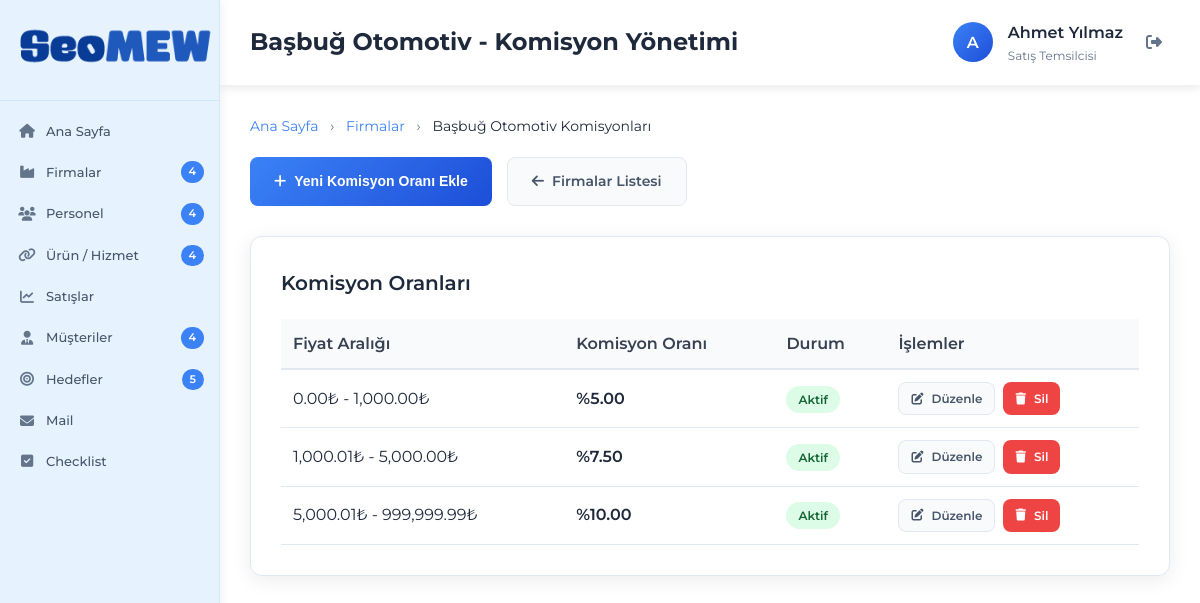
/firma-komisyon.php?firma_id=1 (signed in), run on the app's committed database.
### tables this page shows
CREATE TABLE IF NOT EXISTS firmalar (
    id INT AUTO_INCREMENT PRIMARY KEY,
    firma_adi VARCHAR(255) NOT NULL,
    durum ENUM('aktif', 'pasif') DEFAULT 'aktif',
    son_guncelleme TIMESTAMP DEFAULT CURRENT_TIMESTAMP ON UPDATE CURRENT_TIMESTAMP,
    olusturma_tarihi TIMESTAMP DEFAULT CURRENT_TIMESTAMP
);

CREATE TABLE IF NOT EXISTS firma_komisyon (
    id INT AUTO_INCREMENT PRIMARY KEY,
    firma_id INT NOT NULL,
    min_fiyat DECIMAL(10,2) NOT NULL,
    max_fiyat DECIMAL(10,2) NOT NULL,
    komisyon_orani DECIMAL(5,2) NOT NULL,
    durum ENUM('aktif', 'pasif') DEFAULT 'aktif',
    olusturma_tarihi TIMESTAMP DEFAULT CURRENT_TIMESTAMP,
    son_guncelleme TIMESTAMP DEFAULT CURRENT_TIMESTAMP ON UPDATE CURRENT_TIMESTAMP,
    FOREIGN KEY (firma_id) REFERENCES firmalar(id) ON DELETE CASCADE
);

### config/database.php (called while the page is built, shortened)
<?php
class Database {
    private $connection;
    private static $instance = null;
    private function __construct() {
        try {
            $dsn = "mysql:host=" . DB_HOST . ";dbname=" . DB_NAME . ";charset=" . DB_CHARSET;
            $this->connection = new PDO($dsn, DB_USER, DB_PASS, [
                PDO::ATTR_ERRMODE => PDO::ERRMODE_EXCEPTION,
                PDO::ATTR_DEFAULT_FETCH_MODE => PDO::FETCH_ASSOC,
                PDO::ATTR_EMULATE_PREPARES => false,
            ]);
            $this->connection->exec("SET NAMES utf8mb4 COLLATE utf8mb4_unicode_ci");
            $this->connection->exec("SET CHARACTER SET utf8mb4");
        } catch (PDOException $e) {
            die("Veritabanı bağlantı hatası: " . $e->getMessage());
        }
    }
    public static function getInstance() {
        if (self::$instance === null) {
            self::$instance = new self();
        }
        return self::$instance;
    }
    public function select($table, $where = [], $orderBy = null, $limit = null) {
        $sql = "SELECT * FROM $table";
        $params = [];
        if (!empty($where)) {
            $conditions = [];
            foreach ($where as $key => $value) {
                $conditions[] = "$key = :$key";
                $params[$key] = $value;
            }
            $sql .= " WHERE " . implode(' AND ', $conditions);
        }
        if ($orderBy) {
            $sql .= " ORDER BY $orderBy";
        }
        $stmt = $this->connection->prepare($sql);
        $stmt->execute($params);
        return $stmt->fetchAll();
    }
    public function query($sql, $params = []) {
        $stmt = $this->connection->prepare($sql);
        $stmt->execute($params);
        return $stmt->fetchAll();
    }
}
$db = Database::getInstance();
function getFirmaKomisyonlar($firma_id) {
    global $db;
    return $db->select('firma_komisyon', ['firma_id' => $firma_id], 'min_fiyat ASC');
}
function getStats() {
    global $db;
    $stats = [
        'firmalar' => $db->query("SELECT COUNT(*) as count FROM firmalar WHERE durum = 'aktif'")[0]['count'],
        'personel' => $db->query("SELECT COUNT(*) as count FROM personel WHERE durum = 'aktif'")[0]['count'],
        'urun_hizmet' => $db->query("SELECT COUNT(*) as count FROM urun_hizmet WHERE durum = 'aktif'")[0]['count'],
        'satislar' => $db->query("SELECT COUNT(*) as count FROM satislar")[0]['count'],
        'musteriler' => $db->query("SELECT COUNT(*) as count FROM musteriler WHERE durum = 'aktif'")[0]['count'],
        'hedefler' => $db->query("SELECT COUNT(*) as count FROM hedefler WHERE durum = 'aktif'")[0]['count']
    ];
    return $stats;
}
?>

### firma-komisyon.php (the view, shortened to what this page needs)
<?php
require_once 'config/database.php';
$stats = getStats();
$firma_id = (int)$_GET['firma_id'];
$firma = $db->select('firmalar', ['id' => $firma_id]);
$firma = $firma[0];
$komisyonlar = getFirmaKomisyonlar($firma_id);
?>
<!DOCTYPE html>
<html lang="tr">
<head>
    <link href="https://cdnjs.cloudflare.com/ajax/libs/font-awesome/6.4.0/css/all.min.css" rel="stylesheet">
    <link href="style.css" rel="stylesheet">
</head>
<body>
    <div class="container">
        <div class="sidebar" id="sidebar">
            <div class="sidebar-header">
                <img src="seomew-logo.png" alt="SyncMEW Logo" style="height: 52px; margin-bottom: 0;">
            </div>
            <nav class="sidebar-nav">
                <a href="index.php" class="nav-item">
                    <i class="fas fa-home nav-icon"></i>
                    <span class="nav-text">Ana Sayfa</span>
                </a>
                <a href="firmalar.php" class="nav-item">
                    <i class="fas fa-industry nav-icon"></i>
                    <span class="nav-text">Firmalar</span>
                    <span class="nav-badge"><?php echo $stats['firmalar']; ?></span>
                </a>
                <a href="personel.php" class="nav-item">
                    <i class="fas fa-users nav-icon"></i>
                    <span class="nav-text">Personel</span>
                    <span class="nav-badge"><?php echo $stats['personel']; ?></span>
                </a>
                <a href="urun-hizmet.php" class="nav-item">
                    <i class="fas fa-link nav-icon"></i>
                    <span class="nav-text">Ürün / Hizmet</span>
                    <span class="nav-badge"><?php echo $stats['urun_hizmet']; ?></span>
                </a>
                <a href="satislar.php" class="nav-item">
                    <i class="fas fa-chart-line nav-icon"></i>
                    <span class="nav-text">Satışlar</span>
                </a>
                <a href="musteriler.php" class="nav-item">
                    <i class="fas fa-user-tie nav-icon"></i>
                    <span class="nav-text">Müşteriler</span>
                    <span class="nav-badge"><?php echo $stats['musteriler']; ?></span>
                </a>
                <a href="hedefler.php" class="nav-item">
                    <i class="fas fa-bullseye nav-icon"></i>
                    <span class="nav-text">Hedefler</span>
                    <span class="nav-badge"><?php echo $stats['hedefler']; ?></span>
                </a>
                <a href="mail.php" class="nav-item">
                    <i class="fas fa-envelope nav-icon"></i>
                    <span class="nav-text">Mail</span>
                </a>
                <a href="checklist.php" class="nav-item">
                    <i class="fas fa-check-square nav-icon"></i>
                    <span class="nav-text">Checklist</span>
                </a>
            </nav>
        </div>
        <div class="main-content">
            <?php
            $page_title = htmlspecialchars($firma['firma_adi']) . ' - Komisyon Yönetimi';
            include 'includes/header.php';
            ?>
            <div class="content-area">
                <div style="margin-bottom: 20px;">
                    <nav style="font-size: 14px; color: #64748b;">
                        <a href="index.php" style="color: #3b82f6; text-decoration: none;">Ana Sayfa</a>
                        <span style="margin: 0 8px;">›</span>
                        <a href="firmalar.php" style="color: #3b82f6; text-decoration: none;">Firmalar</a>
                        <span style="margin: 0 8px;">›</span>
                        <span style="color: #1e293b;"><?php echo htmlspecialchars($firma['firma_adi']); ?> Komisyonları</span>
                    </nav>
                </div>
                <div class="action-buttons">
                    <button onclick="openAddModal()" class="btn btn-primary">
                        <i class="fas fa-plus"></i>
                        Yeni Komisyon Oranı Ekle
                    </button>
                    <a href="firmalar.php" class="btn btn-secondary">
                        <i class="fas fa-arrow-left"></i>
                        Firmalar Listesi
                    </a>
                </div>
                <div style="background: white; border-radius: 12px; padding: 30px; box-shadow: 0 4px 20px rgba(0, 0, 0, 0.08); border: 1px solid #e2e8f0; margin-bottom: 30px;">
                    <h2 style="font-size: 20px; font-weight: 600; color: #1e293b; margin-bottom: 20px;">Komisyon Oranları</h2>
                    <?php if (!empty($komisyonlar)): ?>
                        <div style="overflow-x: auto;">
                            <table style="width: 100%; border-collapse: collapse;">
                                <thead>
                                    <tr style="background: #f8fafc; border-bottom: 2px solid #e2e8f0;">
                                        <th style="padding: 12px; text-align: left; font-weight: 600; color: #374151;">Fiyat Aralığı</th>
                                        <th style="padding: 12px; text-align: left; font-weight: 600; color: #374151;">Komisyon Oranı</th>
                                        <th style="padding: 12px; text-align: left; font-weight: 600; color: #374151;">Durum</th>
                                        <th style="padding: 12px; text-align: left; font-weight: 600; color: #374151;">İşlemler</th>
                                    </tr>
                                </thead>
                                <tbody>
                                    <?php foreach ($komisyonlar as $komisyon): ?>
                                        <tr style="border-bottom: 1px solid #e2e8f0;">
                                            <td style="padding: 12px; color: #1e293b;">
                                                <?php echo number_format($komisyon['min_fiyat'], 2); ?>₺ - <?php echo number_format($komisyon['max_fiyat'], 2); ?>₺
                                            </td>
                                            <td style="padding: 12px; color: #1e293b; font-weight: 600;">
                                                %<?php echo number_format($komisyon['komisyon_orani'], 2); ?>
                                            </td>
                                            <td style="padding: 12px;">
                                                <span class="status-badge status-<?php echo $komisyon['durum'] == 'aktif' ? 'active' : 'inactive'; ?>">
                                                    <?php echo ucfirst($komisyon['durum']); ?>
                                                </span>
                                            </td>
                                            <td style="padding: 12px;">
                                                <div style="display: flex; gap: 8px; flex-wrap: wrap;">
                                                    <a href="komisyon-duzenle.php?komisyon_id=<?php echo $komisyon['id']; ?>"
                                                       class="btn btn-secondary"
                                                       style="padding: 6px 12px; font-size: 12px;">
                                                       <i class="fas fa-edit"></i> Düzenle
                                                    </a>
                                                    <a href="firma-komisyon.php?firma_id=<?php echo $firma_id; ?>&action=delete_komisyon&komisyon_id=<?php echo $komisyon['id']; ?>"
                                                       class="btn btn-danger"
                                                       style="padding: 6px 12px; font-size: 12px;"
                                                       onclick="return confirm('Bu komisyon oranını silmek istediğinizden emin misiniz?')">
                                                       <i class="fas fa-trash"></i> Sil
                                                    </a>
                                                </div>
                                            </td>
                                        </tr>
                                    <?php endforeach; ?>
                                </tbody>
                            </table>
                        </div>
                    <?php endif; ?>
                </div>
            </div>
        </div>
    </div>
</body>
</html>

### includes/header.php (shortened to what this page needs)
<div class="top-bar">
    <div style="display: flex; align-items: center;">
        <h1 class="page-title"><?php echo $page_title ?? 'Ana Sayfa'; ?></h1>
    </div>
    <div class="user-info">
        <div class="user-avatar">
            <?php
            $ad_soyad = '';
            if (($_SESSION['kullanici_adi'] ?? '') === 'admin') {
                $ad_soyad = 'Uğur İlhan';
            } elseif (($_SESSION['kullanici_adi'] ?? '') === 'seyma') {
                $ad_soyad = 'Şeyma';
            } elseif (($_SESSION['kullanici_adi'] ?? '') === 'mehmet') {
                $ad_soyad = 'Mehmet Kaya';
            } else {
                $ad_soyad = $_SESSION['ad_soyad'] ?? 'Kullanıcı';
            }
            $initials = mb_substr($ad_soyad, 0, 1, 'UTF-8');
            echo strtoupper($initials);
            ?>
        </div>
        <div>
            <div class="user-name">
                <?php
                if (($_SESSION['kullanici_adi'] ?? '') === 'admin') {
                    echo 'Uğur İlhan';
                } elseif (($_SESSION['kullanici_adi'] ?? '') === 'seyma') {
                    echo 'Şeyma';
                } elseif (($_SESSION['kullanici_adi'] ?? '') === 'mehmet') {
                    echo 'Mehmet Kaya';
                } else {
                    echo htmlspecialchars($_SESSION['ad_soyad'] ?? 'Kullanıcı');
                }
                ?>
            </div>
            <div style="font-size: 12px; color: #64748b;">
                <?php echo ($_SESSION['rol'] ?? '') === 'admin' ? 'Sistem Yöneticisi' : 'Satış Temsilcisi'; ?>
            </div>
        </div>
        <a href="logout.php" class="logout-btn" title="Çıkış Yap">
            <i class="fas fa-sign-out-alt"></i>
        </a>
    </div>
</div>

### style.css (style rules this page uses)
* { margin: 0; padding: 0; box-sizing: border-box; }
body { font-family: 'Montserrat', -apple-system, BlinkMacSystemFont, 'Segoe UI', Roboto, sans-serif; background: #ffffff; color: #1e293b; line-height: 1.6; overflow-x: hidden; }
.container { display: flex; min-height: 100vh; }
.sidebar { width: 220px; background: #e6f3ff; color: #1e293b; position: fixed; height: 100vh; left: 0; top: 0; z-index: 1000; box-shadow: 2px 0 10px rgba(0, 0, 0, 0.05); transition: all 0.3s ease; border-right: 1px solid #d1e7ff; overflow-y: auto; }
.sidebar-header { padding: 20px 15px; border-bottom: 1px solid #d1e7ff; text-align: center; }
.sidebar-nav { padding: 10px 0; }
.nav-item { display: flex; align-items: center; padding: 10px 15px; color: #475569; text-decoration: none; transition: all 0.3s ease; position: relative; border-left: 3px solid transparent; }
.nav-icon { font-size: 14px; width: 18px; text-align: center; margin-right: 10px; color: #64748b; }
.nav-text { font-size: 13px; font-weight: 500; }
.nav-badge { background: #3b82f6; color: white; padding: 2px 8px; border-radius: 12px; font-size: 11px; font-weight: 600; margin-left: auto; }
.main-content { flex: 1; margin-left: 220px; padding: 0; min-height: 100vh; }
.top-bar { background: white; padding: 20px 30px; box-shadow: 0 2px 10px rgba(0, 0, 0, 0.1); display: flex; justify-content: space-between; align-items: center; position: sticky; top: 0; z-index: 100; }
.page-title { font-size: 24px; font-weight: 700; color: #1e293b; }
.user-info { display: flex; align-items: center; gap: 15px; }
.user-avatar { width: 40px; height: 40px; background: linear-gradient(135deg, #3b82f6, #1d4ed8); border-radius: 50%; display: flex; align-items: center; justify-content: center; color: white; font-weight: 600; }
.user-name { font-weight: 600; color: #1e293b; }
.content-area { padding: 30px; }
.btn { padding: 12px 24px; border-radius: 8px; text-decoration: none; font-weight: 600; font-size: 14px; transition: all 0.3s ease; border: none; cursor: pointer; display: inline-flex; align-items: center; gap: 8px; }
.btn-primary { background: linear-gradient(135deg, #3b82f6, #1d4ed8); color: white; }
.btn-secondary { background: #f8fafc; color: #475569; border: 1px solid #e2e8f0; }
.btn-danger { background: #ef4444; color: white; }
.action-buttons { display: flex; gap: 15px; margin-bottom: 30px; flex-wrap: wrap; }
.status-badge { padding: 6px 12px; border-radius: 20px; font-size: 12px; font-weight: 600; }
.status-active { background: #dcfce7; color: #166534; }

### includes/header.php (style rules this page uses)
.logout-btn { color: #64748b; text-decoration: none; padding: 8px; border-radius: 6px; transition: all 0.3s; }

### data on the page
firmalar: firma_adi "Başbuğ Otomotiv - Komisyon Yönetimi", firma_adi "Başbuğ Otomotiv"
firma_komisyon: min_fiyat "0.00", max_fiyat "1,000.00", komisyon_orani "5.00", durum "Aktif"
firma_komisyon: min_fiyat "1,000.01", max_fiyat "5,000.00", komisyon_orani "7.50", durum "Aktif"
firma_komisyon: min_fiyat "5,000.01", max_fiyat "999,999.99", komisyon_orani "10.00", durum "Aktif"

### other printed values
$stats['firmalar'] "4"
$stats['personel'] "4"
$stats['urun_hizmet'] "4"
$stats['musteriler'] "4"
$stats['hedefler'] "5"
$initials "A"
$_SESSION['ad_soyad'] "Ahmet Yılmaz"
